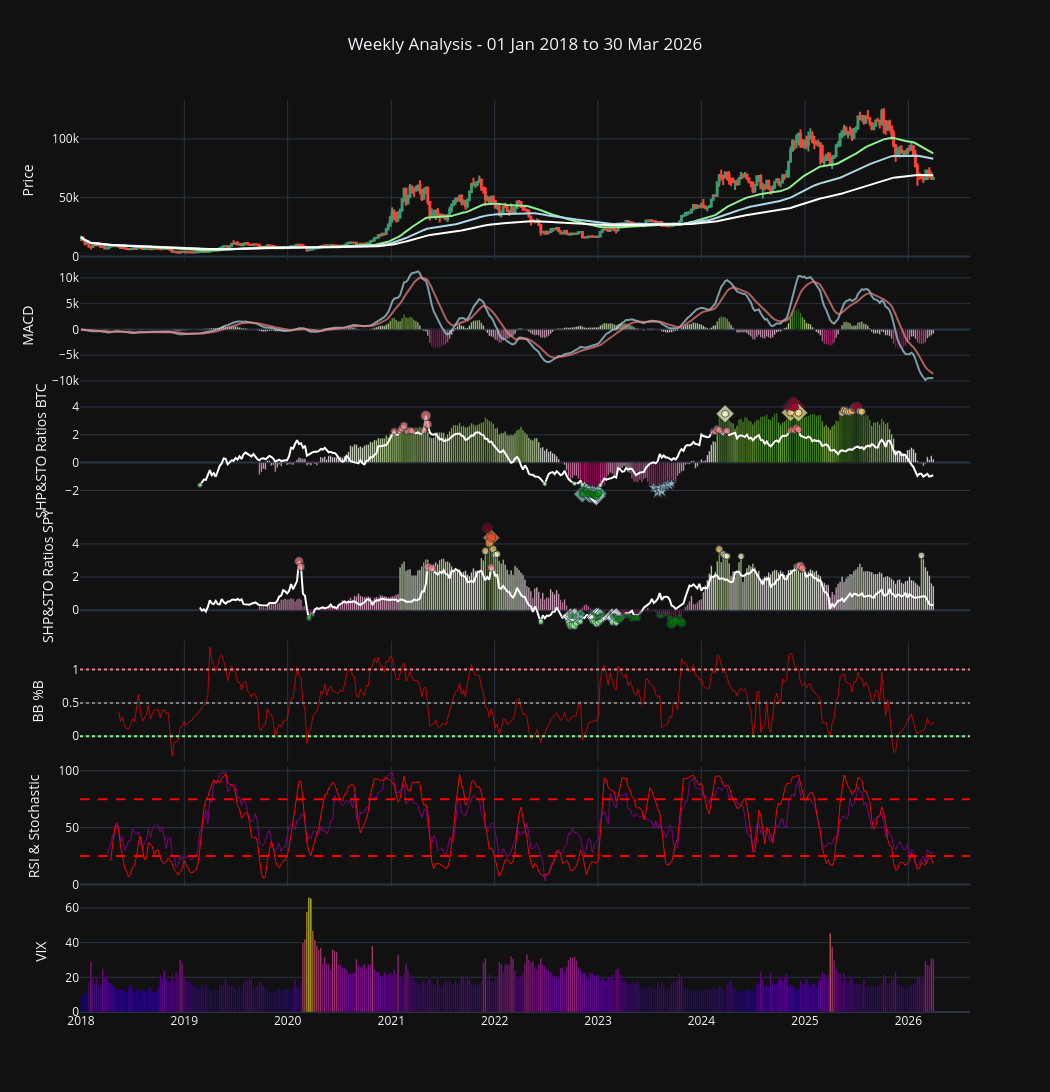

The notebook cell saved with this chart:
### Markdown cell above
Graphic

### Code cell
# %% [markdown]
# ## Data Visualization
# %%

fig = make_subplots(
    rows=7,
    cols=1,
    shared_xaxes=True,
    vertical_spacing=0.005,
    row_heights=[2.0, 1.5, 1.5, 1.5, 1.5, 1.5, 1.5]
)

# %% [markdown]
# ## Data Plotting Price BTC
# %%

fig.add_trace(go.Candlestick(
    x=df_stocks.index,
    open=df_stocks['Open']['BTC-USD'],
    high=df_stocks['High']['BTC-USD'],
    low=df_stocks['Low']['BTC-USD'],
    close=df_stocks['Close']['BTC-USD'],
    name='BTC-USD',

), row=1, col=1)

###
# Plot BTC SMAs
fig.add_trace(go.Scatter(
    x=df_stocks_close_criptos.index,
    y=df_stocks_close_criptos['BTC-USD_EMA-50'],
    name='EMA-50',
    line=dict(color='lightgreen')
), row=1, col=1)


fig.add_trace(go.Scatter(
    x=df_stocks_close_criptos.index,
    y=df_stocks_close_criptos['BTC-USD_EMA-100'],
    name='EMA-100',
    line=dict(color='lightblue')
), row=1, col=1)

fig.add_trace(go.Scatter(
    x=df_stocks_close_criptos.index,
    y=df_stocks_close_criptos['BTC-USD_EMA-200'],
    name='EMA-200',
    line=dict(color='white')
), row=1, col=1)

###
#Plot MACD
fig.add_trace(go.Scatter(
    x=df_stocks.index,
    y=macd,
    name='MACD',
    marker_color='lightblue',
    opacity=0.7
), row=2, col=1)

fig.add_trace(go.Scatter(
    x=df_stocks.index,
    y=signal,
    name='Signal',
    marker_color='lightcoral',
    opacity=0.7
    ), row=2, col=1)

fig.add_trace(go.Bar(
    x=df_stocks.index,
    y=histogram,
    name='Histogram',
    marker_color=histogram,
    ), row=2, col=1)

# %% [markdown]
# ## Data Plotting Sharpe and Sortino Ratios BTC
# %%

fig.add_trace(go.Scatter(
    x=sharpe_ratio.index,
    y=sharpe_ratio['BTC-USD'],
    line=dict(color='white'),
    name='Sharpe Ratio BTC',
), row=3, col=1)

fig.add_trace(go.Bar(
    x=sortino_ratio.index,
    y=sortino_ratio['BTC-USD'],
    marker_color=sortino_ratio['BTC-USD'],
    name='Sortino Ratio BTC',
), row=3, col=1
)

fig.add_trace(go.Scatter(
    x=sortino_ratio.index[mask_btc_sharpe_sortino_top],
    y=sortino_ratio['BTC-USD'][mask_btc_sharpe_sortino_top],
    mode='markers',
    marker=dict(size=abs(sortino_ratio['BTC-USD'][mask_btc_sharpe_sortino_top])*4,
                color=sortino_ratio['BTC-USD'][mask_btc_sharpe_sortino_top],
                colorscale='YlOrRd',
                symbol='diamond'),
    name='Sortino BTC > 3.5 & Sharpe > 2.0'),
    row=3, col=1
)

fig.add_trace(go.Scatter(
    x=sortino_ratio.index[mask_btc_sharpe_sortino_bottom],
    y=sortino_ratio['BTC-USD'][mask_btc_sharpe_sortino_bottom],
    mode='markers',
    marker=dict(size=abs(sortino_ratio['BTC-USD'][mask_btc_sharpe_sortino_bottom])*6,
                color=sortino_ratio['BTC-USD'][mask_btc_sharpe_sortino_bottom],
                colorscale='BuGn',
                symbol='diamond'),
    name='Sort < -2.0 & Shar < -2.0'),
    row=3, col=1
)

fig.add_trace(go.Scatter(
    x=sharpe_ratio.index[mask_btc_sharpe_top],
    y=sharpe_ratio['BTC-USD'][mask_btc_sharpe_top],
    mode='markers',
    marker=dict(size=sharpe_ratio['BTC-USD'][mask_btc_sharpe_top]*3,
                color='lightcoral',
                symbol='circle'),
    name='Sharpe BTC > 2'),
    row=3, col=1
)

fig.add_trace(go.Scatter(
    x=sortino_ratio.index[mask_btc_sortino_top],
    y=sortino_ratio['BTC-USD'][mask_btc_sortino_top],
    mode='markers',
    marker=dict(size=sortino_ratio['BTC-USD'][mask_btc_sortino_top]*2,
                color=sortino_ratio['BTC-USD'][mask_btc_sortino_top],
                colorscale='PuRd',
                symbol='circle'),
    name='Sortino BTC > 3.5'),
    row=3, col=1
)

fig.add_trace(go.Scatter(
    x=sharpe_ratio.index[mask_btc_sharpe_bottom],
    y=sharpe_ratio['BTC-USD'][mask_btc_sharpe_bottom],
    mode='markers',
    marker=dict(size=abs(sharpe_ratio['BTC-USD'][mask_btc_sharpe_bottom])*3,
                color='lightgreen',
                symbol='circle'),
    name='Sharpe BTC < -2'),
    row=3, col=1
)

fig.add_trace(go.Scatter(
    x=sortino_ratio.index[mask_btc_sortino_reversion_down],
    y=sortino_ratio['BTC-USD'][mask_btc_sortino_reversion_down],
    mode='markers',
    marker=dict(size=abs(sortino_ratio['BTC-USD'][mask_btc_sortino_reversion_down])*2,
                color=sortino_ratio['BTC-USD'][mask_btc_sortino_reversion_down],
                colorscale='YlOrRd',
                symbol='circle'),
    name=f'Sort > 3.5 & Shar < 0'),
    row=3, col=1
)

fig.add_trace(go.Scatter(
    x=sortino_ratio.index[mask_btc_sortino_bottom],
    y=sortino_ratio['BTC-USD'][mask_btc_sortino_bottom],
    mode='markers',
    marker=dict(size=abs(sortino_ratio['BTC-USD'][mask_btc_sortino_bottom])*3,
                color='green',
                symbol='circle'),
    name=f'Sortino BTC < -2.0'),
    row=3, col=1
)

fig.add_trace(go.Scatter(
    x=sortino_ratio.index[mask_btc_sortino_reversion_up],
    y=sortino_ratio['BTC-USD'][mask_btc_sortino_reversion_up],
    mode='markers',
    marker=dict(size=abs(sortino_ratio['BTC-USD'][mask_btc_sortino_reversion_up])*5,
                color='lightblue',
                symbol='star'),
    name='Sort < -1.5 & Shar > 0'),
    row=3, col=1
)

# %% [markdown]
# ## Data Plotting Sharpe and Sortino Ratios SPY
# %%

fig.add_trace(go.Scatter(
    x=sharpe_ratio.index,
    y=sharpe_ratio['SPY'],
    line=dict(color='white'),
    name='Sharpe Ratio SPY',
), row=4, col=1)

fig.add_trace(go.Bar(
    x=sortino_ratio.index,
    y=sortino_ratio['SPY'],
    marker_color=sortino_ratio['SPY'],
    name='Sortino Ratio SPY',
), row=4, col=1
)

fig.add_trace(go.Scatter(
    x=sortino_ratio.index[mask_spy_sharpe_sortino_top],
    y=sortino_ratio['SPY'][mask_spy_sharpe_sortino_top],
    mode='markers',
    marker=dict(size=abs(sortino_ratio['SPY'][mask_spy_sharpe_sortino_top])*3,
                color=sortino_ratio['SPY'][mask_spy_sharpe_sortino_top],
                colorscale='YlOrRd',
                symbol='diamond'),
    name='Sortino SPY > 3.2 & Sharpe > 2.5'),
    row=4, col=1
)

fig.add_trace(go.Scatter(
    x=sortino_ratio.index[mask_spy_sharpe_sortino_bottom],
    y=sortino_ratio['SPY'][mask_spy_sharpe_sortino_bottom],
    mode='markers',
    marker=dict(size=abs(sortino_ratio['SPY'][mask_spy_sharpe_sortino_bottom])*35,
                color=sortino_ratio['SPY'][mask_spy_sharpe_sortino_bottom],
                colorscale='BuGn',
                symbol='diamond'),
    name='Sort < 0 & Shar < -0.2'),
    row=4, col=1
)

fig.add_trace(go.Scatter(
    x=sharpe_ratio.index[mask_spy_sharpe_top],
    y=sharpe_ratio['SPY'][mask_spy_sharpe_top],
    mode='markers',
    marker=dict(size=sharpe_ratio['SPY'][mask_spy_sharpe_top]*3,
                color='lightcoral',
                symbol='circle'),
    name='Sharpe SPY > 2'),
    row=4, col=1
)

fig.add_trace(go.Scatter(
    x=sortino_ratio.index[mask_spy_sortino_top],
    y=sortino_ratio['SPY'][mask_spy_sortino_top],
    mode='markers',
    marker=dict(size=sortino_ratio['SPY'][mask_spy_sortino_top]*2,
                color=sortino_ratio['SPY'][mask_spy_sortino_top],
                colorscale='YlOrRd',
                symbol='circle'),
    name='Sortino SPY > 3.2'),
    row=4, col=1
)

fig.add_trace(go.Scatter(
    x=sharpe_ratio.index[mask_spy_sharpe_bottom],
    y=sharpe_ratio['SPY'][mask_spy_sharpe_bottom],
    mode='markers',
    marker=dict(size=abs(sharpe_ratio['SPY'][mask_spy_sharpe_bottom])*8,
                color='lightgreen',
                symbol='circle'),
    name='Sharpe SPY < -0.2'),
    row=4, col=1
)


fig.add_trace(go.Scatter(
    x=sortino_ratio.index[mask_spy_sortino_reversion_down],
    y=sortino_ratio['SPY'][mask_spy_sortino_reversion_down],
    mode='markers',
    marker=dict(size=abs(sortino_ratio['SPY'][mask_spy_sortino_reversion_down])*2,
                color='red',
                symbol='circle'),
    name=f'Sort > 3.5'),
    row=4, col=1
)

fig.add_trace(go.Scatter(
    x=sortino_ratio.index[mask_spy_sortino_bottom],
    y=sortino_ratio['SPY'][mask_spy_sortino_bottom],
    mode='markers',
    marker=dict(size=abs(sortino_ratio['SPY'][mask_spy_sortino_bottom])*12,
                color='green',
                symbol='circle'),
    name=f'Sortino SPY < 0'),
    row=4, col=1
)

'''fig.add_trace(go.Scatter(
    x=sortino_ratio.index[mask_spy_sortino_reversion_up],
    y=sortino_ratio['SPY'][mask_spy_sortino_reversion_up],
    mode='markers',
    marker=dict(size=abs(sortino_ratio['SPY'][mask_spy_sortino_reversion_up])*20,
                color='lightblue',
                symbol='star'),
    name='Sort < -1.0 & Shar > 1.0'),
    row=4, col=1
)


# %% [markdown]
# ## Data Plotting Sharpe and Sortino Ratios GLD
# %%

fig.add_trace(go.Scatter(
    x=sharpe_ratio.index,
    y=sharpe_ratio['GLD'],
    line=dict(color='white'),
    name='Sharpe Ratio GLD',
), row=5, col=1)

fig.add_trace(go.Bar(
    x=sortino_ratio.index,
    y=sortino_ratio['GLD'],
    marker_color=sortino_ratio['GLD'],
    name='Sortino Ratio GLD',
), row=5, col=1)'''


# %% [markdown]
# ## Data Plotting Bollinger Bands %B
# %%

fig.add_trace(go.Scatter(
    x=df_stocks.index,
    y=bb_percent_b,
    name='BB %B',
    line=dict(color='#ff0000', width=1),
    opacity=0.7,
), row=5, col=1)

'''fig.update_layout(
    yaxis3=dict(
        autorange=False,
        range=[-1, 1.5],
        title="BB %B"
    )
)'''

fig.add_hline(y=0, line_dash="dot", line_color="lightgreen", row=5, col=1)
fig.add_hline(y=0.50, line_dash="dot", line_color="gray", row=5, col=1)
fig.add_hline(y=1, line_dash="dot", line_color="lightcoral", row=5, col=1)

# %% [markdown]
# ## Data Plotting RSI and Stochastic
# %%

fig.add_trace(go.Scatter(
            x=df_stocks.index,
            y=rsi,
            name='RSI',
            line=dict(color='purple', width=1)
), row=6, col=1)

fig.add_trace(go.Scatter(
            x=df_stocks.index,
            y=stoch_d,
            name='%D',
            line=dict(color='red', width=1)
), row=6, col=1)

fig.add_hline(y=75, line_dash='dash', line_color='red', row=6, col=1)
fig.add_hline(y=25, line_dash='dash', line_color='red', row=6, col=1)

# %% [markdown]
# ## Data Plotting VIX
# %%

fig.add_trace(go.Bar(
    x=df_stocks.index,
    y=df_stocks['Close']['^VIX'],
    name='VIX',
    marker_color=df_stocks['Close']['^VIX']
), row=7, col=1)

'''fig.add_trace(go.Scatter(
    x=volatility_weeks_sharpe.index,
    y=volatility_weeks_sharpe['BTC-USD'],
    line=dict(color='purple'),
    name='Volatily BTC-USD',
), row=6, col=1)

fig.add_trace(go.Scatter(
    x=volatility_weeks_sharpe.index,
    y=volatility_weeks_sharpe['SPY'],
    line=dict(color='lightgreen'),
    name='Volatily SPY',
), row=6, col=1)

fig.add_trace(go.Scatter(
    x=volatility_weeks_sharpe.index,
    y=volatility_weeks_sharpe['GLD'],
    line=dict(color='gold'),
    name='Volatility GLD',
), row=6, col=1)'''

# %% [markdown]
# ## Data Plotting End
# %%

fig.update_layout(
    title= f'Weekly Analysis - {df_stocks.index[0].strftime("%d %b %Y")} to {df_stocks.index[-1].strftime("%d %b %Y")}',
    title_x=0.5,
    showlegend=False,
    height=1500,
    width=1050,
    yaxis_title='Price',
    yaxis2_title='MACD',
    yaxis3_title='SHP&STO Ratios BTC',
    yaxis4_title='SHP&STO Ratios SPY',
    yaxis5_title='BB %B',
    yaxis6_title='RSI & Stochastic',
    yaxis7_title='VIX',
    template='plotly_dark',
    xaxis_rangeslider_visible=False,
)
fig.show()

### Figure 1 — Plotly figure (JSON) as saved in the notebook; plotly's stock layout.template omitted (floating-point values rounded to 4 significant figures; data arrays with more than 128 entries replaced by an {"elided": "..."} marker saying what was removed)
{"data": [{"close": {"elided": "431 float values"}, "high": {"elided": "431 float values"}, "low": {"elided": "431 float values"}, "name": "BTC-USD", "open": {"elided": "431 float values"}, "type": "candlestick", "x": {"elided": "431 str values"}, "xaxis": "x", "yaxis": "y"}, {"line": {"color": "lightgreen"}, "name": "EMA-50", "type": "scatter", "x": {"elided": "431 str values"}, "xaxis": "x", "y": {"elided": "431 float values"}, "yaxis": "y"}, {"line": {"color": "lightblue"}, "name": "EMA-100", "type": "scatter", "x": {"elided": "431 str values"}, "xaxis": "x", "y": {"elided": "431 float values"}, "yaxis": "y"}, {"line": {"color": "white"}, "name": "EMA-200", "type": "scatter", "x": {"elided": "431 str values"}, "xaxis": "x", "y": {"elided": "431 float values"}, "yaxis": "y"}, {"marker": {"color": "lightblue"}, "name": "MACD", "opacity": 0.7, "type": "scatter", "x": {"elided": "431 str values"}, "xaxis": "x2", "y": {"elided": "431 float values"}, "yaxis": "y2"}, {"marker": {"color": "lightcoral"}, "name": "Signal", "opacity": 0.7, "type": "scatter", "x": {"elided": "431 str values"}, "xaxis": "x2", "y": {"elided": "431 float values"}, "yaxis": "y2"}, {"marker": {"color": {"elided": "431 float values"}}, "name": "Histogram", "type": "bar", "x": {"elided": "431 str values"}, "xaxis": "x2", "y": {"elided": "431 float values"}, "yaxis": "y2"}, {"line": {"color": "white"}, "name": "Sharpe Ratio BTC", "type": "scatter", "x": {"elided": "430 str values"}, "xaxis": "x3", "y": {"elided": "430 float values"}, "yaxis": "y3"}, {"marker": {"color": {"elided": "430 float values"}}, "name": "Sortino Ratio BTC", "type": "bar", "x": {"elided": "430 str values"}, "xaxis": "x3", "y": {"elided": "430 float values"}, "yaxis": "y3"}, {"marker": {"color": [3.504, 3.601, 4.017, 3.985, 3.577], "colorscale": [[0, "rgb(255,255,204)"], [0.125, "rgb(255,237,160)"], [0.25, "rgb(254,217,118)"], [0.375, "rgb(254,178,76)"], [0.5, "rgb(253,141,60)"], [0.625, "rgb(252,78,42)"], [0.75, "rgb(227,26,28)"], [0.875, "rgb(189,0,38)"], [1, "rgb(128,0,38)"]], "size": [14.02, 14.4, 16.07, 15.94, 14.31], "symbol": "diamond"}, "mode": "markers", "name": "Sortino BTC > 3.5 & Sharpe > 2.0", "type": "scatter", "x": ["2024-03-25T00:00:00", "2024-11-11T00:00:00", "2024-11-18T00:00:00", "2024-11-25T00:00:00", "2024-12-09T00:00:00"], "xaxis": "x3", "y": [3.504, 3.601, 4.017, 3.985, 3.577], "yaxis": "y3"}, {"marker": {"color": [-2.257, -2.04, -2.235, -2.284, -2.27, -2.352, -2.41, -2.224], "colorscale": [[0, "rgb(247,252,253)"], [0.125, "rgb(229,245,249)"], [0.25, "rgb(204,236,230)"], [0.375, "rgb(153,216,201)"], [0.5, "rgb(102,194,164)"], [0.625, "rgb(65,174,118)"], [0.75, "rgb(35,139,69)"], [0.875, "rgb(0,109,44)"], [1, "rgb(0,68,27)"]], "size": [13.54, 12.24, 13.41, 13.7, 13.62, 14.11, 14.46, 13.35], "symbol": "diamond"}, "mode": "markers", "name": "Sort < -2.0 & Shar < -2.0", "type": "scatter", "x": ["2022-11-07T00:00:00", "2022-11-21T00:00:00", "2022-11-28T00:00:00", "2022-12-05T00:00:00", "2022-12-12T00:00:00", "2022-12-19T00:00:00", "2022-12-26T00:00:00", "2023-01-02T00:00:00"], "xaxis": "x3", "y": [-2.257, -2.04, -2.235, -2.284, -2.27, -2.352, -2.41, -2.224], "yaxis": "y3"}, {"marker": {"color": "lightcoral", "size": [6.779, 6.883, 7.345, 7.94, 6.664, 6.914, 6.839, 6.958, 10.11, 8.257, 6.68, 6.717, 7.288, 7.015, 6.704, 6.888, 6.964, 7.064, 7.028, 7.443, 7.126], "symbol": "circle"}, "mode": "markers", "name": "Sharpe BTC > 2", "type": "scatter", "x": ["2021-01-11T00:00:00", "2021-02-01T00:00:00", "2021-02-08T00:00:00", "2021-02-15T00:00:00", "2021-03-01T00:00:00", "2021-03-08T00:00:00", "2021-03-15T00:00:00", "2021-04-26T00:00:00", "2021-05-03T00:00:00", "2021-05-10T00:00:00", "2024-02-12T00:00:00", "2024-02-19T00:00:00", "2024-02-26T00:00:00", "2024-03-04T00:00:00", "2024-03-25T00:00:00", "2024-04-01T00:00:00", "2024-11-11T00:00:00", "2024-11-18T00:00:00", "2024-11-25T00:00:00", "2024-12-02T00:00:00", "2024-12-09T00:00:00"], "xaxis": "x3", "y": [2.26, 2.294, 2.448, 2.647, 2.221, 2.305, 2.28, 2.319, 3.37, 2.752, 2.227, 2.239, 2.429, 2.338, 2.235, 2.296, 2.321, 2.355, 2.343, 2.481, 2.375], "yaxis": "y3"}, {"marker": {"color": [4.017, 3.985, 3.769, 3.716, 3.929, 4.046, 4.009], "colorscale": [[0, "rgb(247,244,249)"], [0.125, "rgb(231,225,239)"], [0.25, "rgb(212,185,218)"], [0.375, "rgb(201,148,199)"], [0.5, "rgb(223,101,176)"], [0.625, "rgb(231,41,138)"], [0.75, "rgb(206,18,86)"], [0.875, "rgb(152,0,67)"], [1, "rgb(103,0,31)"]], "size": [8.034, 7.969, 7.538, 7.432, 7.857, 8.093, 8.019], "symbol": "circle"}, "mode": "markers", "name": "Sortino BTC > 3.5", "type": "scatter", "x": ["2024-11-18T00:00:00", "2024-11-25T00:00:00", "2025-05-19T00:00:00", "2025-06-16T00:00:00", "2025-06-23T00:00:00", "2025-06-30T00:00:00", "2025-07-07T00:00:00"], "xaxis": "x3", "y": [4.017, 3.985, 3.769, 3.716, 3.929, 4.046, 4.009], "yaxis": "y3"}, {"marker": {"color": "lightgreen", "size": [4.867, 4.591, 4.532, 4.854, 5.038, 5.563, 6.272, 6.323, 6.33, 6.575, 6.607, 4.843], "symbol": "circle"}, "mode": "markers", "name": "Sharpe BTC < -2", "type": "scatter", "x": ["2019-02-25T00:00:00", "2022-06-27T00:00:00", "2022-10-10T00:00:00", "2022-11-07T00:00:00", "2022-11-21T00:00:00", "2022-11-28T00:00:00", "2022-12-05T00:00:00", "2022-12-12T00:00:00", "2022-12-19T00:00:00", "2022-12-26T00:00:00", "2023-01-02T00:00:00", "2023-01-09T00:00:00"], "xaxis": "x3", "y": [-1.622, -1.53, -1.511, -1.618, -1.679, -1.854, -2.091, -2.108, -2.11, -2.192, -2.202, -1.614], "yaxis": "y3"}, {"marker": {"color": [3.504, 3.601, 4.017, 3.985, 3.577, 3.582, 3.769, 3.699, 3.632, 3.654, 3.716, 3.929, 4.046, 4.009, 3.689, 3.653], "colorscale": [[0, "rgb(255,255,204)"], [0.125, "rgb(255,237,160)"], [0.25, "rgb(254,217,118)"], [0.375, "rgb(254,178,76)"], [0.5, "rgb(253,141,60)"], [0.625, "rgb(252,78,42)"], [0.75, "rgb(227,26,28)"], [0.875, "rgb(189,0,38)"], [1, "rgb(128,0,38)"]], "size": [7.009, 7.202, 8.034, 7.969, 7.155, 7.164, 7.538, 7.399, 7.263, 7.307, 7.432, 7.857, 8.093, 8.019, 7.379, 7.307], "symbol": "circle"}, "mode": "markers", "name": "Sort > 3.5 & Shar < 0", "type": "scatter", "x": ["2024-03-25T00:00:00", "2024-11-11T00:00:00", "2024-11-18T00:00:00", "2024-11-25T00:00:00", "2024-12-09T00:00:00", "2025-05-12T00:00:00", "2025-05-19T00:00:00", "2025-05-26T00:00:00", "2025-06-02T00:00:00", "2025-06-09T00:00:00", "2025-06-16T00:00:00", "2025-06-23T00:00:00", "2025-06-30T00:00:00", "2025-07-07T00:00:00", "2025-07-14T00:00:00", "2025-07-21T00:00:00"], "xaxis": "x3", "y": [3.504, 3.601, 4.017, 3.985, 3.577, 3.582, 3.769, 3.699, 3.632, 3.654, 3.716, 3.929, 4.046, 4.009, 3.689, 3.653], "yaxis": "y3"}, {"marker": {"color": "green", "size": [6.77, 6.121, 6.705, 6.851, 6.81, 7.055, 7.23, 6.673], "symbol": "circle"}, "mode": "markers", "name": "Sortino BTC < -2.0", "type": "scatter", "x": ["2022-11-07T00:00:00", "2022-11-21T00:00:00", "2022-11-28T00:00:00", "2022-12-05T00:00:00", "2022-12-12T00:00:00", "2022-12-19T00:00:00", "2022-12-26T00:00:00", "2023-01-02T00:00:00"], "xaxis": "x3", "y": [-2.257, -2.04, -2.235, -2.284, -2.27, -2.352, -2.41, -2.224], "yaxis": "y3"}, {"marker": {"color": "lightblue", "size": [8.896, 10.56, 9.06, 10.24, 8.457, 8.352, 7.55, 8.261, 7.516], "symbol": "star"}, "mode": "markers", "name": "Sort < -1.5 & Shar > 0", "type": "scatter", "x": ["2023-07-17T00:00:00", "2023-07-31T00:00:00", "2023-08-07T00:00:00", "2023-08-14T00:00:00", "2023-08-21T00:00:00", "2023-08-28T00:00:00", "2023-09-04T00:00:00", "2023-09-11T00:00:00", "2023-09-18T00:00:00"], "xaxis": "x3", "y": [-1.779, -2.111, -1.812, -2.048, -1.691, -1.67, -1.51, -1.652, -1.503], "yaxis": "y3"}, {"line": {"color": "white"}, "name": "Sharpe Ratio SPY", "type": "scatter", "x": {"elided": "430 str values"}, "xaxis": "x4", "y": {"elided": "430 float values"}, "yaxis": "y4"}, {"marker": {"color": {"elided": "430 float values"}}, "name": "Sortino Ratio SPY", "type": "bar", "x": {"elided": "430 str values"}, "xaxis": "x4", "y": {"elided": "430 float values"}, "yaxis": "y4"}, {"marker": {"color": [4.376], "colorscale": [[0, "rgb(255,255,204)"], [0.125, "rgb(255,237,160)"], [0.25, "rgb(254,217,118)"], [0.375, "rgb(254,178,76)"], [0.5, "rgb(253,141,60)"], [0.625, "rgb(252,78,42)"], [0.75, "rgb(227,26,28)"], [0.875, "rgb(189,0,38)"], [1, "rgb(128,0,38)"]], "size": [13.13], "symbol": "diamond"}, "mode": "markers", "name": "Sortino SPY > 3.2 & Sharpe > 2.5", "type": "scatter", "x": ["2021-12-20T00:00:00"], "xaxis": "x4", "y": [4.376], "yaxis": "y4"}, {"marker": {"color": [-0.05463, -0.375, -0.1779, -0.3929, -0.2235, -0.1948, -0.2519, -0.4412, -0.4321, -0.2441, -0.3655, -0.4166], "colorscale": [[0, "rgb(247,252,253)"], [0.125, "rgb(229,245,249)"], [0.25, "rgb(204,236,230)"], [0.375, "rgb(153,216,201)"], [0.5, "rgb(102,194,164)"], [0.625, "rgb(65,174,118)"], [0.75, "rgb(35,139,69)"], [0.875, "rgb(0,109,44)"], [1, "rgb(0,68,27)"]], "size": [1.912, 13.13, 6.227, 13.75, 7.821, 6.819, 8.817, 15.44, 15.13, 8.542, 12.79, 14.58], "symbol": "diamond"}, "mode": "markers", "name": "Sort < 0 & Shar < -0.2", "type": "scatter", "x": ["2022-09-19T00:00:00", "2022-09-26T00:00:00", "2022-10-03T00:00:00", "2022-10-10T00:00:00", "2022-10-31T00:00:00", "2022-12-12T00:00:00", "2022-12-19T00:00:00", "2022-12-26T00:00:00", "2023-01-02T00:00:00", "2023-01-09T00:00:00", "2023-02-20T00:00:00", "2023-03-06T00:00:00"], "xaxis": "x4", "y": [-0.05463, -0.375, -0.1779, -0.3929, -0.2235, -0.1948, -0.2519, -0.4412, -0.4321, -0.2441, -0.3655, -0.4166], "yaxis": "y4"}, {"marker": {"color": "lightcoral", "size": [8.866, 7.829, 7.843, 7.609, 7.749, 7.918, 8.037, 7.557], "symbol": "circle"}, "mode": "markers", "name": "Sharpe SPY > 2", "type": "scatter", "x": ["2020-02-10T00:00:00", "2020-02-17T00:00:00", "2021-05-10T00:00:00", "2021-05-24T00:00:00", "2021-12-20T00:00:00", "2024-12-09T00:00:00", "2024-12-16T00:00:00", "2024-12-23T00:00:00"], "xaxis": "x4", "y": [2.955, 2.61, 2.614, 2.536, 2.583, 2.639, 2.679, 2.519], "yaxis": "y4"}, {"marker": {"color": [3.569, 4.961, 4.056, 4.376, 3.685, 3.351, 3.383, 3.679, 3.388, 3.284, 3.26, 3.25, 3.303], "colorscale": [[0, "rgb(255,255,204)"], [0.125, "rgb(255,237,160)"], [0.25, "rgb(254,217,118)"], [0.375, "rgb(254,178,76)"], [0.5, "rgb(253,141,60)"], [0.625, "rgb(252,78,42)"], [0.75, "rgb(227,26,28)"], [0.875, "rgb(189,0,38)"], [1, "rgb(128,0,38)"]], "size": [7.138, 9.922, 8.112, 8.752, 7.371, 6.701, 6.765, 7.358, 6.776, 6.568, 6.521, 6.501, 6.606], "symbol": "circle"}, "mode": "markers", "name": "Sortino SPY > 3.2", "type": "scatter", "x": ["2021-11-29T00:00:00", "2021-12-06T00:00:00", "2021-12-13T00:00:00", "2021-12-20T00:00:00", "2021-12-27T00:00:00", "2022-01-03T00:00:00", "2022-01-10T00:00:00", "2024-03-04T00:00:00", "2024-03-18T00:00:00", "2024-03-25T00:00:00", "2024-04-01T00:00:00", "2024-05-20T00:00:00", "2026-02-16T00:00:00"], "xaxis": "x4", "y": [3.569, 4.961, 4.056, 4.376, 3.685, 3.351, 3.383, 3.679, 3.388, 3.284, 3.26, 3.25, 3.303], "yaxis": "y4"}, {"marker": {"color": "lightgreen", "size": [5.632, 6.122, 7.483, 7.182, 7.481, 6.271, 5.053, 5.572, 5.433, 5.768, 6.504, 5.909, 5.106, 5.911, 5.966], "symbol": "circle"}, "mode": "markers", "name": "Sharpe SPY < -0.2", "type": "scatter", "x": ["2022-06-13T00:00:00", "2022-09-19T00:00:00", "2022-09-26T00:00:00", "2022-10-03T00:00:00", "2022-10-10T00:00:00", "2022-10-17T00:00:00", "2022-10-24T00:00:00", "2022-10-31T00:00:00", "2022-12-12T00:00:00", "2022-12-19T00:00:00", "2022-12-26T00:00:00", "2023-01-02T00:00:00", "2023-01-09T00:00:00", "2023-02-20T00:00:00", "2023-03-06T00:00:00"], "xaxis": "x4", "y": [-0.7041, -0.7652, -0.9353, -0.8977, -0.9351, -0.7838, -0.6316, -0.6965, -0.6791, -0.721, -0.813, -0.7386, -0.6383, -0.7389, -0.7457], "yaxis": "y4"}, {"marker": {"color": "red", "size": [], "symbol": "circle"}, "mode": "markers", "name": "Sort > 3.5", "type": "scatter", "x": [], "xaxis": "x4", "y": [], "yaxis": "y4"}, {"marker": {"color": "green", "size": [0.2967, 5.781, 2.39, 3.657, 0.6556, 4.501, 2.135, 4.715, 2.682, 2.338, 3.023, 5.294, 5.186, 2.929, 3.545, 2.477, 0.1158, 0.6407, 1.771, 4.386, 3.155, 4.999, 6.583, 6.46, 4.074, 3.337, 4.241, 4.0, 4.165, 6.014, 5.737, 5.539, 5.794, 2.687, 1.51, 0.3512, 0.5894, 0.5103, 1.372, 3.455, 4.302, 4.284, 2.153, 3.408, 2.288, 5.631, 9.743, 8.48, 7.553, 0.5572, 4.198, 8.953, 0.3536], "symbol": "circle"}, "mode": "markers", "name": "Sortino SPY < 0", "type": "scatter", "x": ["2020-03-09T00:00:00", "2020-03-16T00:00:00", "2020-03-23T00:00:00", "2020-03-30T00:00:00", "2022-09-19T00:00:00", "2022-09-26T00:00:00", "2022-10-03T00:00:00", "2022-10-10T00:00:00", "2022-10-31T00:00:00", "2022-12-12T00:00:00", "2022-12-19T00:00:00", "2022-12-26T00:00:00", "2023-01-02T00:00:00", "2023-01-09T00:00:00", "2023-01-16T00:00:00", "2023-01-23T00:00:00", "2023-01-30T00:00:00", "2023-02-06T00:00:00", "2023-02-13T00:00:00", "2023-02-20T00:00:00", "2023-02-27T00:00:00", "2023-03-06T00:00:00", "2023-03-13T00:00:00", "2023-03-20T00:00:00", "2023-03-27T00:00:00", "2023-04-03T00:00:00", "2023-04-10T00:00:00", "2023-04-17T00:00:00", "2023-04-24T00:00:00", "2023-05-01T00:00:00", "2023-05-08T00:00:00", "2023-05-15T00:00:00", "2023-05-22T00:00:00", "2023-05-29T00:00:00", "2023-06-05T00:00:00", "2023-06-12T00:00:00", "2023-07-03T00:00:00", "2023-07-17T00:00:00", "2023-07-24T00:00:00", "2023-07-31T00:00:00", "2023-08-07T00:00:00", "2023-08-14T00:00:00", "2023-08-21T00:00:00", "2023-08-28T00:00:00", "2023-09-04T00:00:00", "2023-09-11T00:00:00", "2023-09-18T00:00:00", "2023-09-25T00:00:00", "2023-10-02T00:00:00", "2023-10-09T00:00:00", "2023-10-16T00:00:00", "2023-10-23T00:00:00", "2023-10-30T00:00:00"], "xaxis": "x4", "y": [-0.02472, -0.4818, -0.1992, -0.3047, -0.05463, -0.375, -0.1779, -0.3929, -0.2235, -0.1948, -0.2519, -0.4412, -0.4321, -0.2441, -0.2954, -0.2064, -0.009654, -0.05339, -0.1476, -0.3655, -0.263, -0.4166, -0.5486, -0.5383, -0.3395, -0.2781, -0.3535, -0.3334, -0.3471, -0.5012, -0.4781, -0.4616, -0.4829, -0.2239, -0.1259, -0.02926, -0.04911, -0.04252, -0.1144, -0.2879, -0.3585, -0.357, -0.1795, -0.284, -0.1907, -0.4692, -0.8119, -0.7067, -0.6294, -0.04643, -0.3498, -0.7461, -0.02946], "yaxis": "y4"}, {"line": {"color": "#ff0000", "width": 1}, "name": "BB %B", "opacity": 0.7, "type": "scatter", "x": {"elided": "431 str values"}, "xaxis": "x5", "y": {"elided": "431 float values"}, "yaxis": "y5"}, {"line": {"color": "purple", "width": 1}, "name": "RSI", "type": "scatter", "x": {"elided": "431 str values"}, "xaxis": "x6", "y": {"elided": "431 float values"}, "yaxis": "y6"}, {"line": {"color": "red", "width": 1}, "name": "%D", "type": "scatter", "x": {"elided": "431 str values"}, "xaxis": "x6", "y": {"elided": "431 float values"}, "yaxis": "y6"}, {"marker": {"color": {"elided": "431 float values"}}, "name": "VIX", "type": "bar", "x": {"elided": "431 str values"}, "xaxis": "x7", "y": {"elided": "431 float values"}, "yaxis": "y7"}], "layout": {"height": 1500, "shapes": [{"line": {"color": "lightgreen", "dash": "dot"}, "type": "line", "x0": 0, "x1": 1, "xref": "x5 domain", "y0": 0, "y1": 0, "yref": "y5"}, {"line": {"color": "gray", "dash": "dot"}, "type": "line", "x0": 0, "x1": 1, "xref": "x5 domain", "y0": 0.5, "y1": 0.5, "yref": "y5"}, {"line": {"color": "lightcoral", "dash": "dot"}, "type": "line", "x0": 0, "x1": 1, "xref": "x5 domain", "y0": 1, "y1": 1, "yref": "y5"}, {"line": {"color": "red", "dash": "dash"}, "type": "line", "x0": 0, "x1": 1, "xref": "x6 domain", "y0": 75, "y1": 75, "yref": "y6"}, {"line": {"color": "red", "dash": "dash"}, "type": "line", "x0": 0, "x1": 1, "xref": "x6 domain", "y0": 25, "y1": 25, "yref": "y6"}], "showlegend": false, "title": {"text": "Weekly Analysis - 01 Jan 2018 to 30 Mar 2026", "x": 0.5}, "width": 1050, "xaxis": {"anchor": "y", "domain": [0, 1], "matches": "x7", "rangeslider": {"visible": false}, "showticklabels": false}, "xaxis2": {"anchor": "y2", "domain": [0, 1], "matches": "x7", "showticklabels": false}, "xaxis3": {"anchor": "y3", "domain": [0, 1], "matches": "x7", "showticklabels": false}, "xaxis4": {"anchor": "y4", "domain": [0, 1], "matches": "x7", "showticklabels": false}, "xaxis5": {"anchor": "y5", "domain": [0, 1], "matches": "x7", "showticklabels": false}, "xaxis6": {"anchor": "y6", "domain": [0, 1], "matches": "x7", "showticklabels": false}, "xaxis7": {"anchor": "y7", "domain": [0, 1]}, "yaxis": {"anchor": "x", "domain": [0.8236, 1], "title": {"text": "Price"}}, "yaxis2": {"anchor": "x2", "domain": [0.6864, 0.8186], "title": {"text": "MACD"}}, "yaxis3": {"anchor": "x3", "domain": [0.5491, 0.6814], "title": {"text": "SHP&STO Ratios BTC"}}, "yaxis4": {"anchor": "x4", "domain": [0.4118, 0.5441], "title": {"text": "SHP&STO Ratios SPY"}}, "yaxis5": {"anchor": "x5", "domain": [0.2745, 0.4068], "title": {"text": "BB %B"}}, "yaxis6": {"anchor": "x6", "domain": [0.1373, 0.2695], "title": {"text": "RSI & Stochastic"}}, "yaxis7": {"anchor": "x7", "domain": [0, 0.1323], "title": {"text": "VIX"}}}}
